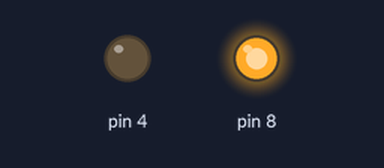
Bench run of a sketch on a simulated Arduino Uno, built with avr-gcc and run on an emulated ATmega328P. Shown: output pins drawn as LEDs (lit = HIGH).

Above: at 0.5 s.
At 2.5 s:
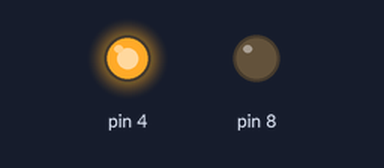
At 3.5 s:
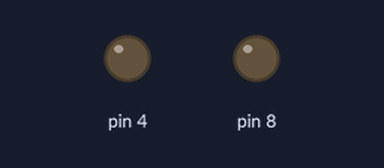
Timing chart, 0 to 5.2 s (numbered marks = the images above):
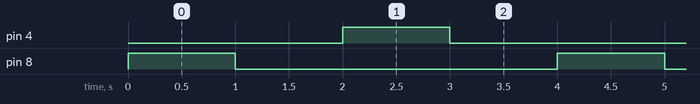

The sketch:

code.ino
```cpp
// C++ code
//
void setup()
{
  pinMode(8, OUTPUT);
  pinMode(4, OUTPUT);
}

void loop()
{
  digitalWrite(8, HIGH);
  delay(1000);

  digitalWrite(8, LOW);
  delay(1000);

  digitalWrite(4, HIGH);
  delay(1000);

  digitalWrite(4, LOW);
  delay(1000);

}
```

Measured:
- by itself, pin 4, pin 8: alternates HIGH for 1.0 s and LOW for 3.0 s
- by itself, everything shown: repeats every 4.0 s, in 4 steps
